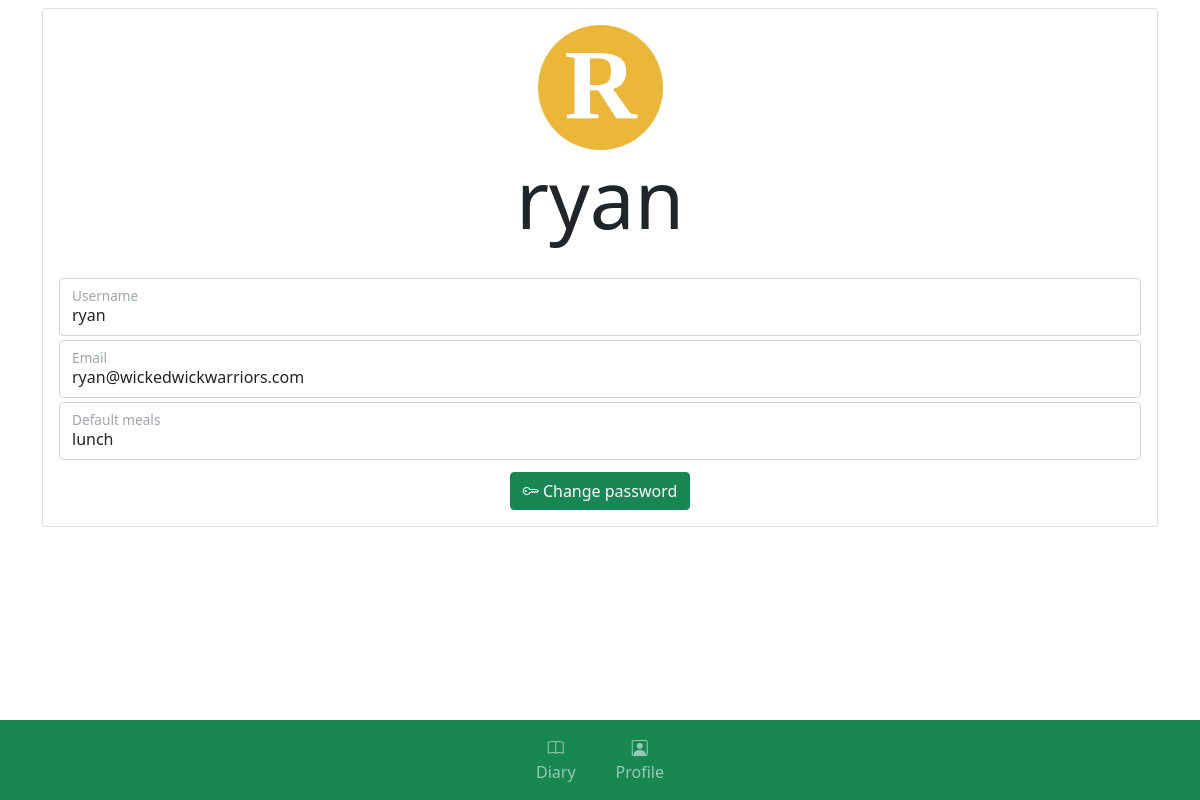
Screenshot of /profile (signed in) with the database file from the repository.
### app/models.py (models this page shows, shortened)
class Profile(db.Model, UserMixin):
    id = db.Column(db.String(36), primary_key=True, default=generate_uuid)
    username = db.Column(db.String(32), index=True)
    password = db.Column(db.String(255), nullable=False)
    email = db.Column(db.String(96), index=True, nullable=False)
    default_meals = db.Column(db.Text)
    diaryentries = db.relationship('DiaryEntry', back_populates='profile')

### app/routes.py (the view)
@app.route('/profile', methods=['GET', 'POST'])
@login_required
def profile():
    change_password_form = ChangePasswordForm()
    if change_password_form.validate_on_submit():
        if current_user.check_password(change_password_form.current_password.data):
            current_user.set_password(change_password_form.new_password.data)
            flash('Password changed successfully', 'success')
        else:
            flash('Incorrect current password', 'danger')
    return render_template('profile.html', profile=current_user, form=change_password_form)

### app/forms.py (shortened to what this page needs)
class ChangePasswordForm(FlaskForm):
    current_password = PasswordField('Current Password', validators=[DataRequired()])
    new_password = PasswordField('New Password', validators=[DataRequired()])
    confirm_password = PasswordField('Confirm Password', validators=[DataRequired(), EqualTo('new_password')])
    submit = SubmitField('Change')

### app/models.py (called while the page is built)
@login.user_loader
def load_user(id):
    return Profile.query.get(id)

### app/templates/profile.html (shortened to what this page needs)
{% extends "base.html" %}
{% block content %}
<div class="container mt-2">
    <div class="card">
        <div class="card-body text-center">
            <img class="rounded-circle" id="avatar" alt="Avatar" data-username="{{ profile.username }}">
            <div class="display-1 text-dark">
                {{ profile.username }}
            </div>
        </div>
        <div class="card-body">
            <div class="row">
                <div class="col">
                    <div class="form-floating mb-1">
                        <input class="form-control" data-uuid="{{ profile.id }}" type="text" value="{{ profile.username }}" placeholder="email" onblur="edit_food(this, 'Profile', 'username')">
                        <label class="text-muted">Username</label>
                    </div>
                </div>
            </div>
            <div class="row">
                <div class="col">
                    <div class="form-floating mb-1">
                        <input class="form-control" data-uuid="{{ profile.id }}" type="text" value="{{ profile.email }}" placeholder="email" onblur="edit_food(this, 'Profile', 'email')">
                        <label class="text-muted">Email</label>
                    </div>
                </div>
            </div>
            <div class="row">
                <div class="col">
                    <div class="form-floating mb-1">
                        <input class="form-control" data-uuid="{{ profile.id }}" type="text" value="{{ profile.default_meals }}" placeholder="meals" onblur="edit_food(this, 'Profile', 'default_meals')">
                        <label class="text-muted">Default meals</label>
                    </div>
                </div>
            </div>
            <div class="row mt-2 text-center">
                <div class="col">
                    <button type="button" class="btn btn-success" data-bs-toggle="modal" data-bs-target="#changePWModal">
                        <i class="bi bi-key"></i> Change password
                    </button>
                </div>
            </div>
        </div>
    </div>
</div>
{% endblock %}

### rows the page displays
Profile: username "ryan", email "ryan@wickedwickwarriors.com", default_meals "lunch"
